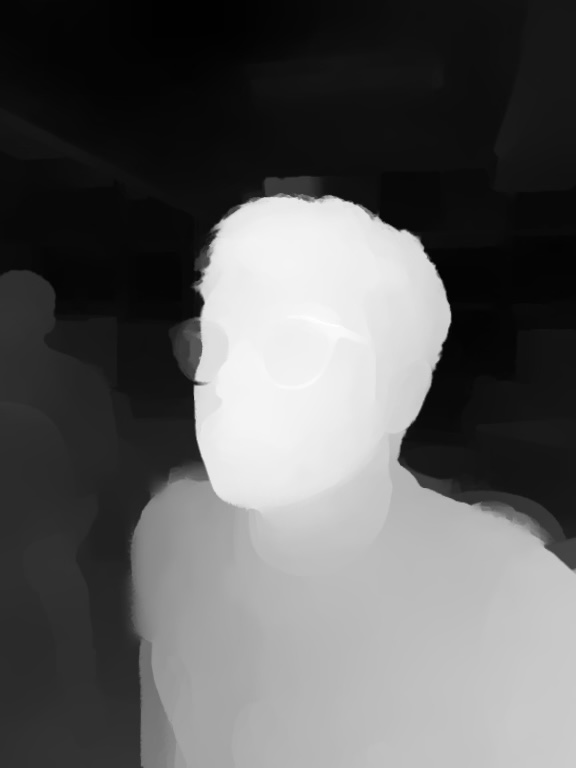
#> input picture image_depth.jpg, 576 x 768 px
$ python test.py
#> lines starting #> are read from the running program, lines starting #| are printed output that depends on the picture; after the words box and inside, x2 and y2 are one past the last pixel; in counts of white or black regions, pixels touching at a corner belong together
import cv2
im_gray = cv2.imread('image_depth.jpg', cv2.IMREAD_GRAYSCALE)
#> im_gray is the input picture: shape (768, 576); min 0, max 255, mean 93.3
#Convert grayscale image to binary

(thresh, im_bw) = cv2.threshold(im_gray, 128, 255, cv2.THRESH_BINARY | cv2.THRESH_OTSU)
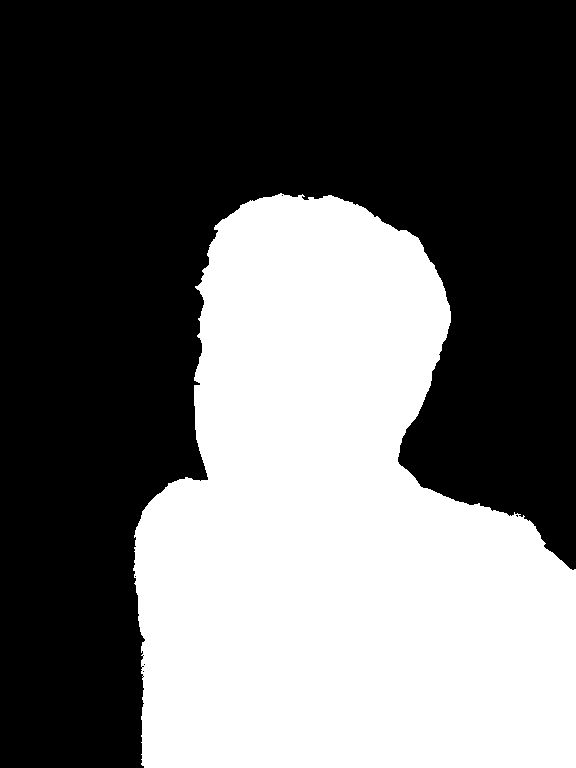
#> im_bw: shape (768, 576); 40.8% white; 1 white region, box (x1, y1, x2, y2) and area: (133, 193, 576, 768) 180606
#> thresh = 109
#which determines the threshold automatically from the image using Otsu's method, or if you already know the threshold you can use:

thresh = 127
im_bw = cv2.threshold(im_gray, thresh, 255, cv2.THRESH_BINARY)[1]
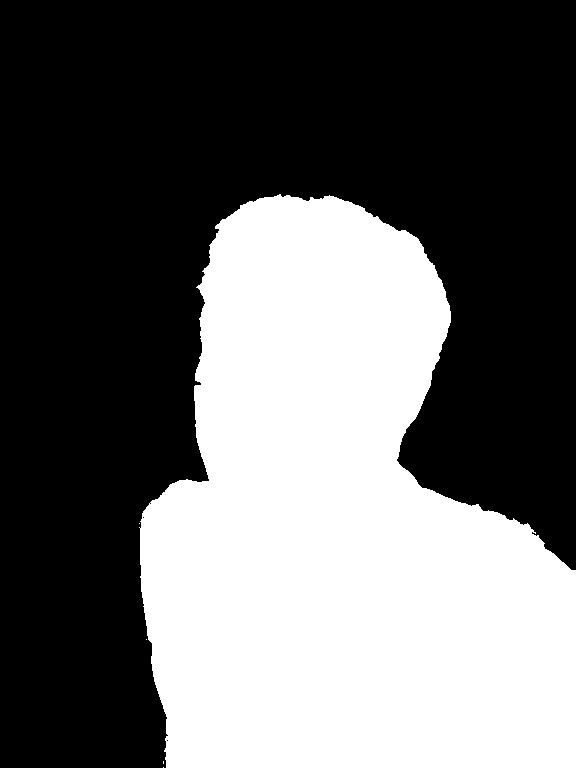
#> im_bw: shape (768, 576); 40% white; 5 white regions (4 under 20 px), largest, box (x1, y1, x2, y2) and area: (139, 194, 576, 768) 176983
#Save to disk

cv2.imwrite('bw_image.png', im_bw)
# cv2.imshow('bw_image.png')

$ run again, with image.jpg copied over image_depth.jpg
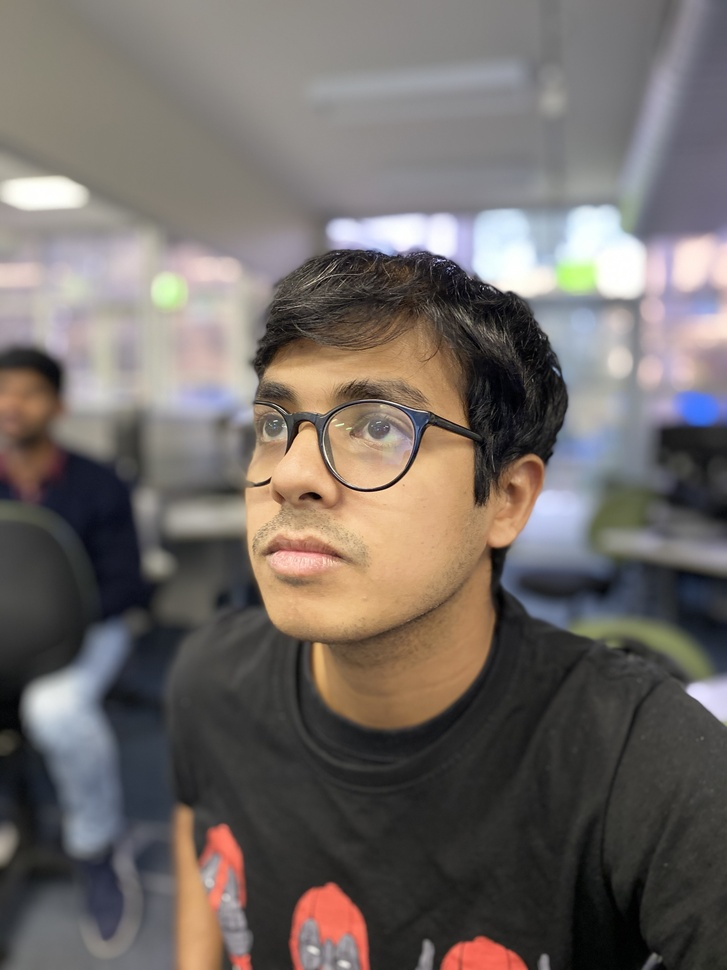
#> input picture image.jpg, 727 x 970 px, shrunk from 3024 x 4032 before the run
#> `(thresh, im_bw) = cv2.threshold(im_gray, 128, 255, cv2.THRESH_BINARY |..`:
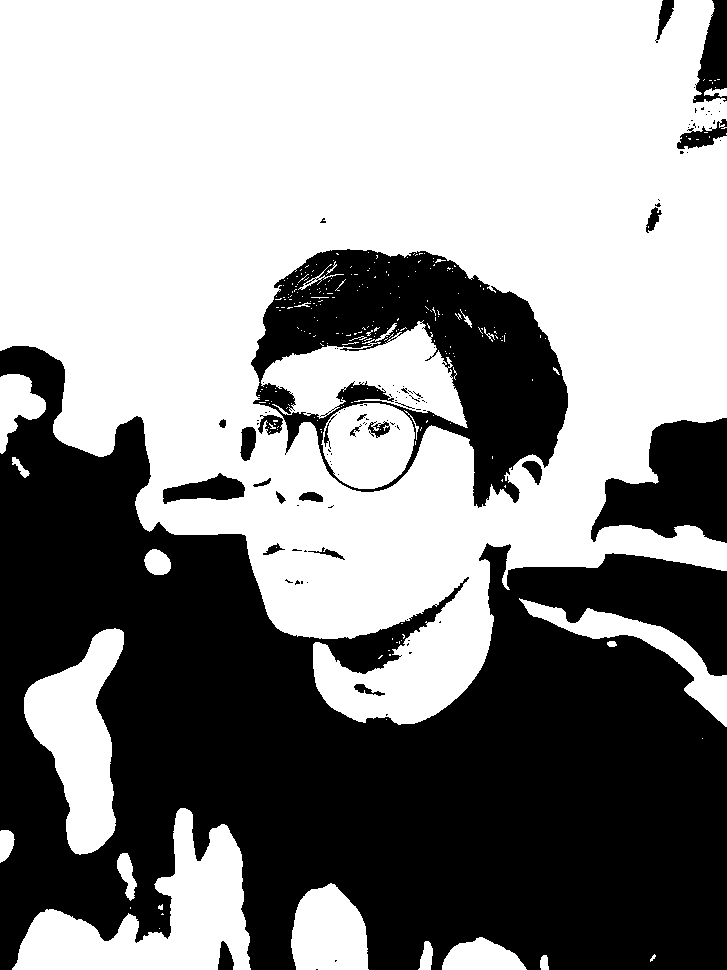
#> im_bw: shape (970, 727); 56.5% white; 104 black regions (80 under 20 px), largest, box (x1, y1, x2, y2) and area: (0, 346, 727, 970) 250716, (251, 249, 568, 508) 37640, (591, 418, 727, 543) 10742
#> thresh = 101
#> `im_bw = cv2.threshold(im_gray, thresh, 255, cv2.THRESH_BINARY)[1]`:
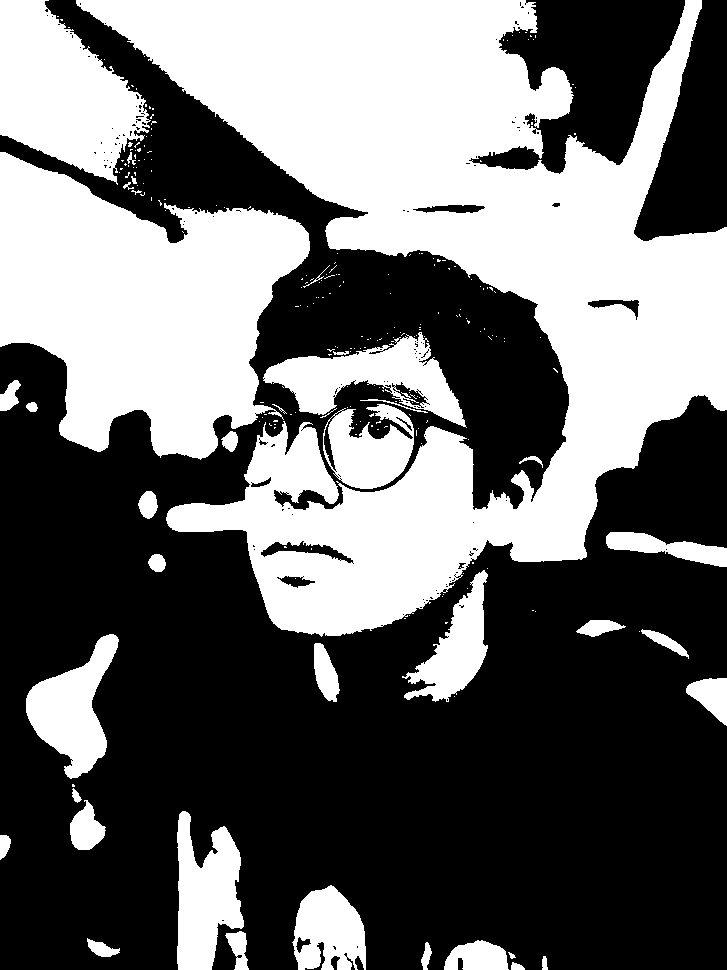
#> im_bw: shape (970, 727); 42.2% white; 239 white regions (200 under 20 px), largest, box (x1, y1, x2, y2) and area: (76, 0, 727, 637) 173655, (0, 152, 310, 460) 59179, (0, 0, 151, 185) 17037
